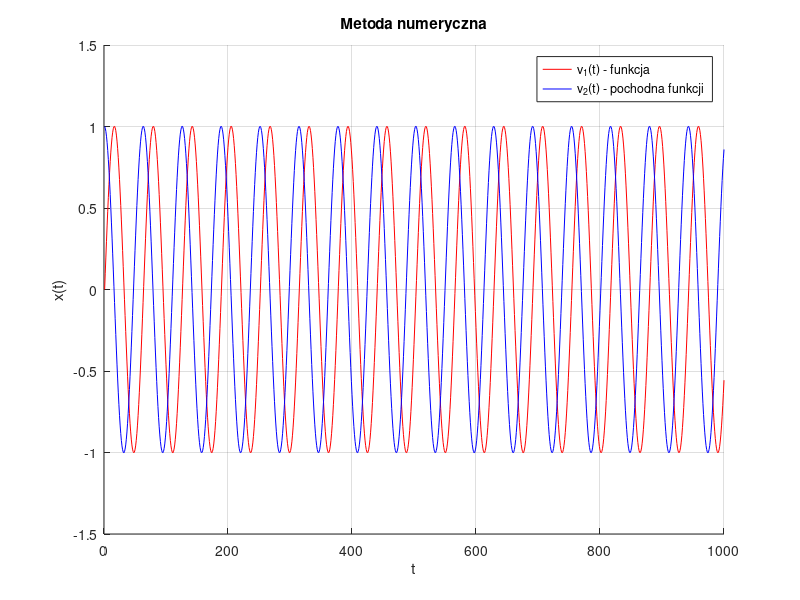
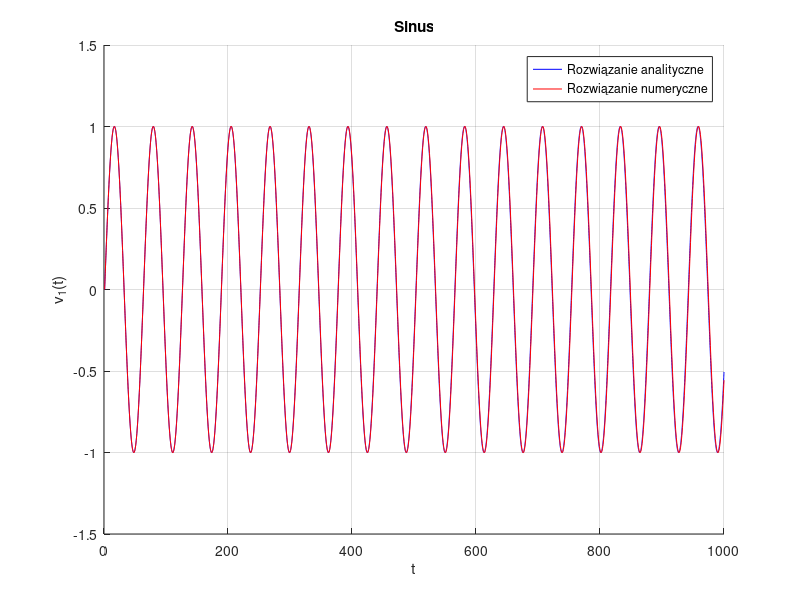
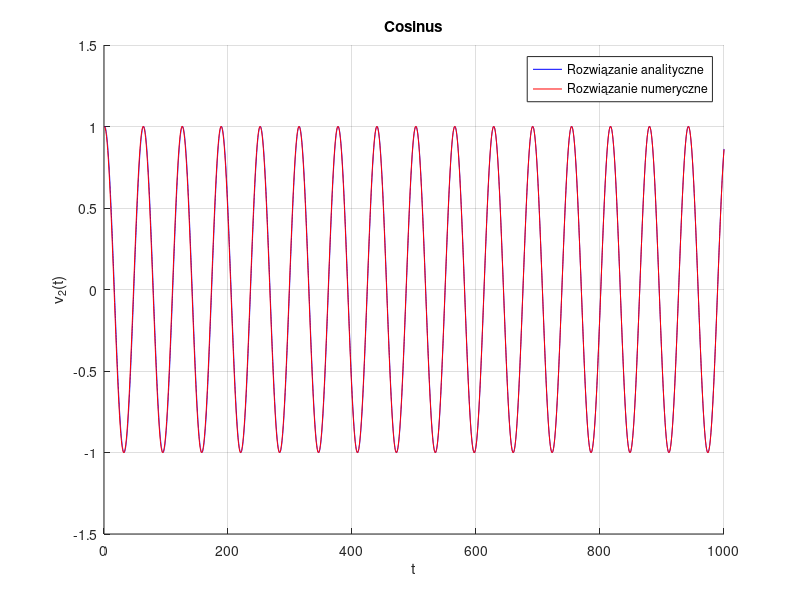
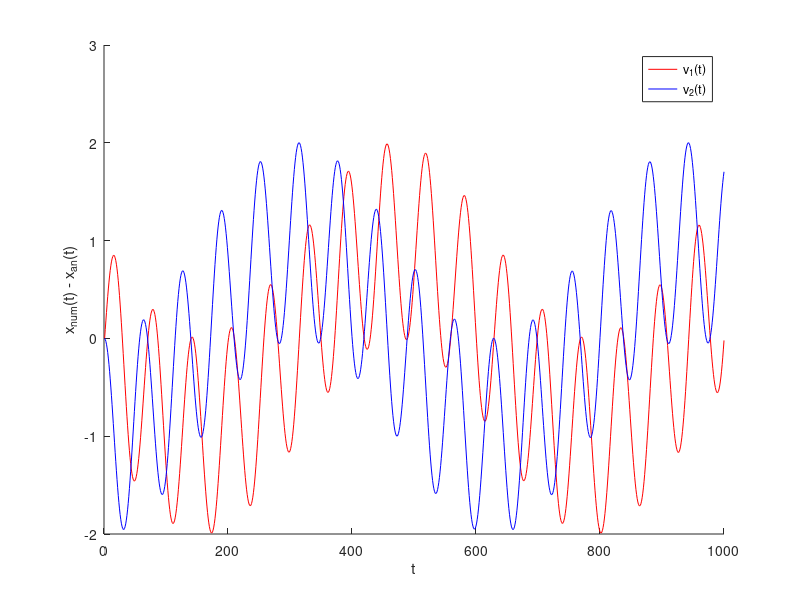

Write MATLAB code to recreate these figures, in order.
clear;
close all

a = 1;
h = 0.1;
c1 = 0;
funkcja = [];
funkcja(1) = c1;
c2 = 1;
pochodna_funkcji = [];
pochodna_funkcji(1) = c2;
%metoda numeryczna
for i = 2:1:1000
funkcja(i)= funkcja(i-1) + h * pochodna_funkcji(i-1);
pochodna_funkcji(i) = pochodna_funkcji(i-1) - h * a * funkcja(i);
end
t = 0:0.1:1000;
funkcja_analityczna = [];
pochodna_funkcji_analityczna = [];
% metoda analityczna
for i = 1:1:length(t)
funkcja_analityczna(i) = sin(1/10*t(i));
pochodna_funkcji_analityczna(i) = cos(1/10*t(i));
end
for i = 2:1:1000
przebieg_bledu_sin(i) = funkcja(i) - sin(1/10*t(i));
przebieg_bledu_cos(i) = pochodna_funkcji(i) - cos(1/10*t(i));
end
hold on
figure(1)
plot(funkcja,'r')
plot(pochodna_funkcji,'b')
xlabel('t');
ylabel('x(t)');
title('Metoda numeryczna');
legend('v_1(t) - funkcja','v_2(t) - pochodna funkcji');
grid on
figure(2)
hold on
plot(linspace(1,1000,length(t)), funkcja_analityczna, 'b');
plot(funkcja,'r')
title('Sinus');
xlabel('t');
ylabel('v_1(t)');
legend('Rozwiązanie analityczne','Rozwiązanie numeryczne')
grid on
figure(3)
hold on
plot(linspace(1,1000,length(t)), pochodna_funkcji_analityczna, 'b');
plot(pochodna_funkcji,'r')
title('Cosinus');
xlabel('t');
ylabel('v_2(t)');
legend('Rozwiązanie analityczne','Rozwiązanie numeryczne')
hold on

24

grid on
figure(4)
hold on
plot(przebieg_bledu_sin, 'r');
plot(przebieg_bledu_cos, 'b');
legend('v_1(t)', 'v_2(t)');
xlabel('t');
ylabel('x_n_u_m(t) - x_a_n(t)');